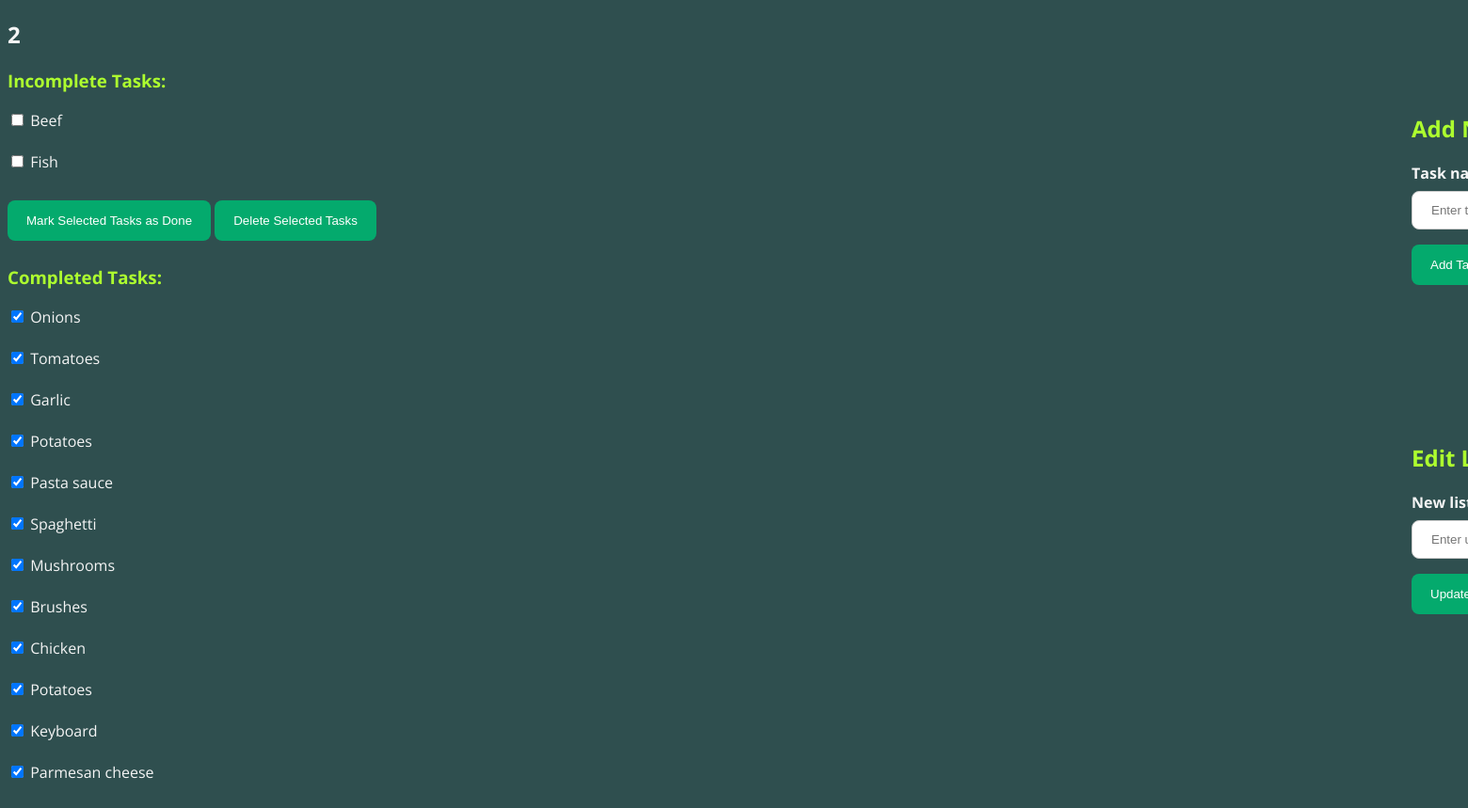
/display_list/2/2, run on an earlier commit of the app's database.
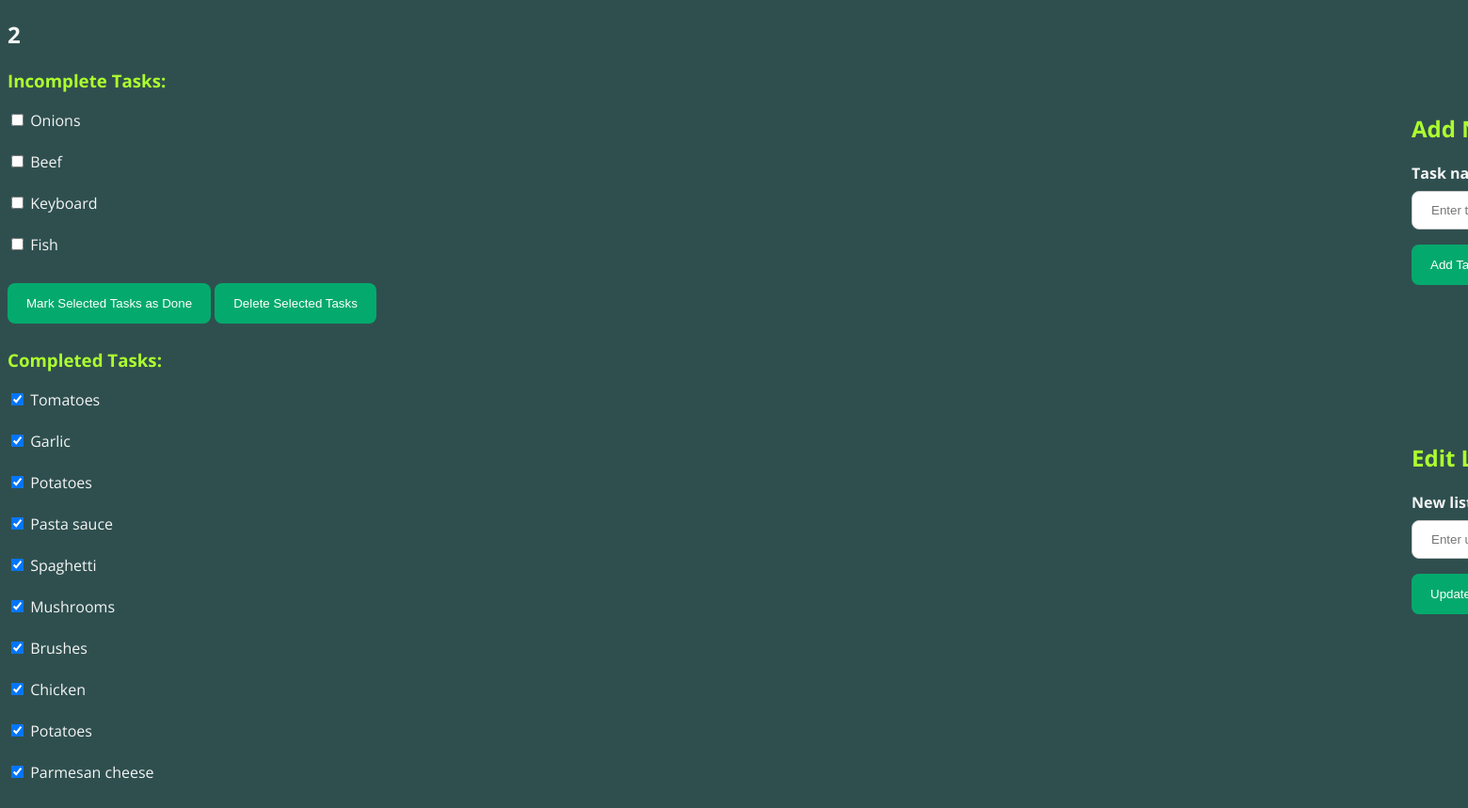
And on a later commit of the database.
### tables this page shows
CREATE TABLE Tasks (
TaskID INTEGER PRIMARY KEY AUTOINCREMENT NOT NULL,
ListID INTEGER,
TaskName VARCHAR(100),
Status BOOLEAN NOT NULL CHECK (Status IN (0, 1)),
FOREIGN KEY (ListID) REFERENCES Lists(ListID)
);

### Project1/app.py (the view)
@app.route('/display_list/<int:list_id>/<string:list_name>')
def display_list_with_id(list_id, list_name):
    session['current_list_id'] = list_id
    session['current_list_name'] = list_name
    list_tasks = model.get_all_tasks(list_id)
    list_tasks_dict = {
        'list_id': list_id,
        'list_name': list_name,
        'list_tasks': list_tasks
    }
    return render_template('view_list.html', list_tasks_dict=list_tasks_dict)

### Project1/app.py (called while the page is built)
@app.before_request
def before_request():
    g.user_id = None
    if 'user_id' in session:
        g.user_id = session['user_id']

### Project1/data_model.py (called while the page is built)
    def retrieve_data_multiple(self, sql_command):
        self.cursor.execute(sql_command)
        results = self.cursor.fetchall()
        return results

    def get_all_tasks(self, list_id):
        query = '''
            SELECT TaskID, TaskName, Status FROM Tasks
            WHERE ListID = '{}';
        '''.format(list_id)
        results = self.retrieve_data_multiple(query)
        return results

### Project1/templates/view_list.html (shortened to what this page needs)
{% extends "main_structure.html" %}
{% block body %}
<body class="list_view_body">
    <h2>{{ list_tasks_dict['list_name'] }}</h2>
    <h3 style="color: greenyellow;">
        Incomplete Tasks:
    </h3>
    <form action="/check_off_items" method="post">
        {% for task in list_tasks_dict['list_tasks'] %}
        {% if task[2] == 0 %}
        <input type="checkbox" id="{{ task[1] }}" name="task_id" value="{{ task[0] }}">
        <label for="task_name" style="color: whitesmoke;">{{ task[1] }}</label>
        <br><br>
        {% endif %}
        {% endfor %}
        <button type="submit" name="action" value="Complete" class="btn-login">Mark Selected Tasks as Done</button>
        <button type="submit" name="action" value="Delete" class="btn-login">Delete Selected Tasks</button>
    </form>
    <h3 style="color: greenyellow;">
        Completed Tasks:
    </h3>
        {% for task in list_tasks_dict['list_tasks'] %}
        {% if task[2] == 1 %}
        <input type="checkbox" id="{{ task[1] }}" name="task_id" checked='checked' onclick="return false;">
        <label for="task_name" style="color: whitesmoke;">{{ task[1] }}</label>
        <br><br>
        {% endif %}
        {% endfor %}
    <div class="add_task_container">
        <h2 style="color: greenyellow;">
            Add New Task
        </h2>
        <form action="/add_new_task", method="post">
            <label for="task_name" style="color: whitesmoke;"><b>Task name:</b></label><br>
            <input type="text" placeholder="Enter task name" name="task_name" required><br>
            <button class="btn-add-task" type="submit">Add Task</button>
        </form>
    </div>
    <div class="edit_list_name_container">
        <h2 style="color: greenyellow;">
            Edit List Name
        </h2>
        <form action="/edit_list", method="post">
            <label for="updated_list_name" style="color: whitesmoke;"><b>New list name:</b></label><br>
            <input type="text" placeholder="Enter updated list name" name="updated_list_name" required><br>
            <button class="btn-add-task" type="submit">Update List</button>
        </form>
    </div>
</body>
{% endblock %}

### Project1/templates/main_structure.html (shortened to what this page needs)
<!DOCTYPE html>
<html lang='en'>
    <head>
        <link rel="stylesheet" href="/static/css/style.css">
    </head>
    {% block body %}{% endblock %}
</html>

### Project1/static/css/style.css (style rules this page uses)
body { font-family: 'Open Sans', sans-serif; }
h2, p { color: whitesmoke; }
input[type=text], input[type=password] { padding: 12px 20px; border-radius: 8px; margin: 8px 0; display: inline-block; border: 1px solid #ccc; box-sizing: border-box; }
.btn-login, .btn-add-task, .btn-view-list { background-color: #04AA6D; color: white; border-radius: 8px; padding: 14px 20px; margin: 8px 0; border: none; cursor: pointer; }
.list_view_body { background-color: darkslategray; }
.add_task_container { color: whitesmoke; position: absolute; top: 100px; left: 1500px; }
.edit_list_name_container { color: whitesmoke; position: absolute; top: 450px; left: 1500px; }

What changed in the data, as far as the page shows it:
changed Tasks "Onions": moves from the list under "Completed Tasks:" to the list under "Incomplete Tasks:"
changed Tasks "Keyboard": moves from the list under "Completed Tasks:" to the list under "Incomplete Tasks:"
